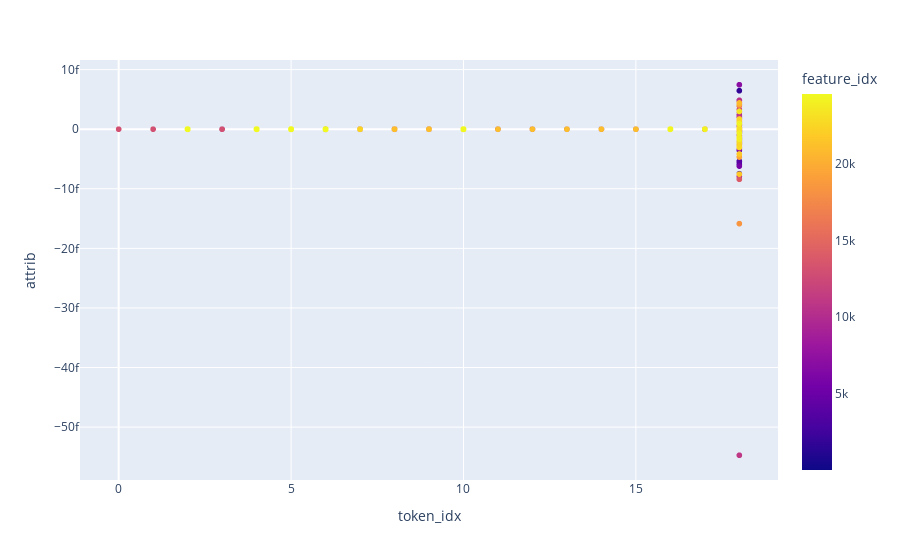

Here is the notebook cell this chart was saved with:
### Code cell
import plotly_express as px

plot_df = df[df['example_idx'] == 0]

fig = px.scatter(plot_df, x='token_idx', y='attrib', color='feature_idx')
fig.show()

### Figure 1 — Plotly figure (JSON) as saved in the notebook; plotly's stock layout.template omitted (floating-point values rounded to 4 significant figures; data arrays with more than 128 entries replaced by an {"elided": "..."} marker saying what was removed)
{"data": [{"hovertemplate": "token_idx=%{x}<br>attrib=%{y}<br>feature_idx=%{marker.color}<extra></extra>", "legendgroup": "", "marker": {"color": {"elided": "8734 int values"}, "coloraxis": "coloraxis", "symbol": "circle"}, "mode": "markers", "name": "", "showlegend": false, "type": "scattergl", "x": {"elided": "8734 int values"}, "xaxis": "x", "y": {"elided": "8734 float values"}, "yaxis": "y"}], "layout": {"coloraxis": {"colorbar": {"title": {"text": "feature_idx"}}, "colorscale": [[0, "#0d0887"], [0.1111, "#46039f"], [0.2222, "#7201a8"], [0.3333, "#9c179e"], [0.4444, "#bd3786"], [0.5556, "#d8576b"], [0.6667, "#ed7953"], [0.7778, "#fb9f3a"], [0.8889, "#fdca26"], [1, "#f0f921"]]}, "legend": {"tracegroupgap": 0}, "margin": {"t": 60}, "xaxis": {"anchor": "y", "domain": [0, 1], "title": {"text": "token_idx"}}, "yaxis": {"anchor": "x", "domain": [0, 1], "title": {"text": "attrib"}}}}
